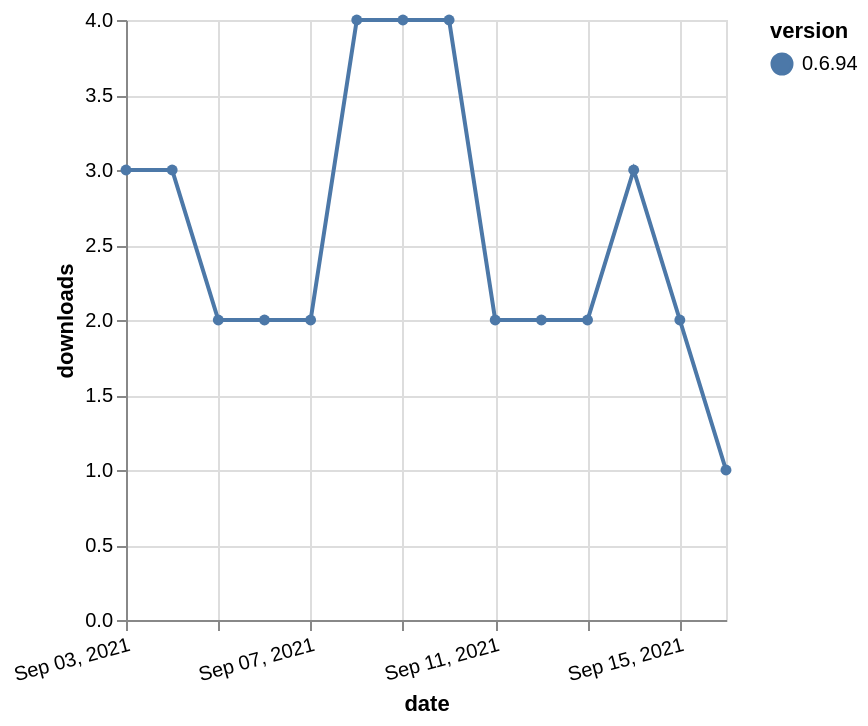

Write a Vega-Lite specification for this figure.
### Vega-Lite specification from a JSON file in a GitHub repository (floating-point values rounded to 4 significant figures)
{"$schema": "https://vega.github.io/schema/vega-lite/v5.json", "description": "A simple bar chart with embedded data.", "data": {"values": [{"date": "2021-09-03", "total": 3028, "delta": 3, "version": "0.6.94"}, {"date": "2021-09-04", "total": 3031, "delta": 3, "version": "0.6.94"}, {"date": "2021-09-05", "total": 3033, "delta": 2, "version": "0.6.94"}, {"date": "2021-09-06", "total": 3035, "delta": 2, "version": "0.6.94"}, {"date": "2021-09-07", "total": 3037, "delta": 2, "version": "0.6.94"}, {"date": "2021-09-08", "total": 3041, "delta": 4, "version": "0.6.94"}, {"date": "2021-09-09", "total": 3045, "delta": 4, "version": "0.6.94"}, {"date": "2021-09-10", "total": 3049, "delta": 4, "version": "0.6.94"}, {"date": "2021-09-11", "total": 3051, "delta": 2, "version": "0.6.94"}, {"date": "2021-09-12", "total": 3053, "delta": 2, "version": "0.6.94"}, {"date": "2021-09-13", "total": 3055, "delta": 2, "version": "0.6.94"}, {"date": "2021-09-14", "total": 3058, "delta": 3, "version": "0.6.94"}, {"date": "2021-09-15", "total": 3060, "delta": 2, "version": "0.6.94"}, {"date": "2021-09-16", "total": 3061, "delta": 1, "version": "0.6.94"}]}, "width": "container", "mark": {"type": "line", "point": {"filled": true}}, "encoding": {"x": {"field": "date", "type": "temporal", "timeUnit": "yearmonthdate", "title": "date", "axis": {"labelAngle": -15}}, "y": {"field": "delta", "type": "quantitative", "title": "downloads"}, "color": {"field": "version", "type": "nominal"}, "tooltip": {"field": "delta"}}}
